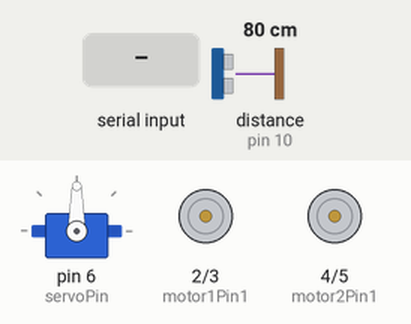
The sketch below on a simulated Arduino Uno, built with avr-gcc and run on an emulated ATmega328P. Shown: servo, motor-driver pin pairs drawn as motors (green arrow = first pin HIGH = forward, orange = second pin HIGH = backward, longer = more drive). Wiring (inferred from the names in the program): ultrasonic range finder: trigger pin 9; echo pin 10. The inputs (shaded band) are chosen by the test bench; at power-on: distance to the obstacle (sensor on pin 10) 80 cm. The echo pulse lasts 58.3 µs per cm.

Above: at 1.2 s.
1.3 s: "F" received over Serial
At 2.1 s:
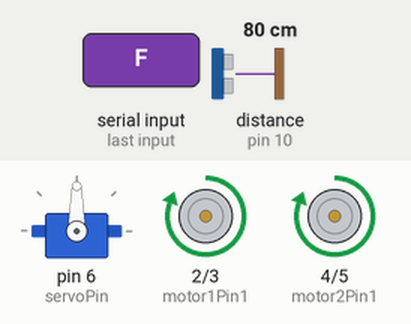
2.8 s: "B" received over Serial
At 3.3 s:
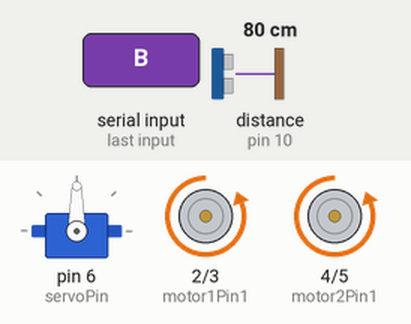
4.3 s: "R" received over Serial
At 5.5 s:
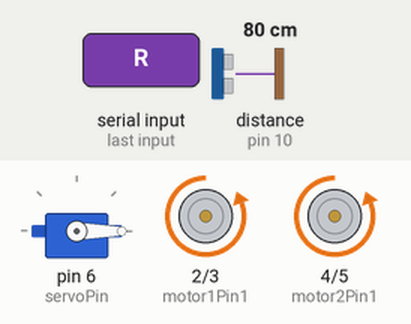
5.8 s: distance to the obstacle (sensor on pin 10) set to 23 cm
7.3 s: distance to the obstacle (sensor on pin 10) set to 18 cm
At 7.9 s:
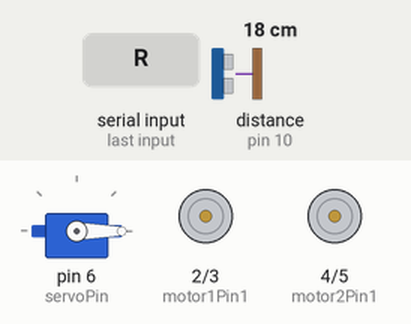
8.8 s: "F" received over Serial
Timing chart, 0 to 11.3 s (numbered marks = the images above; inputs shaded):
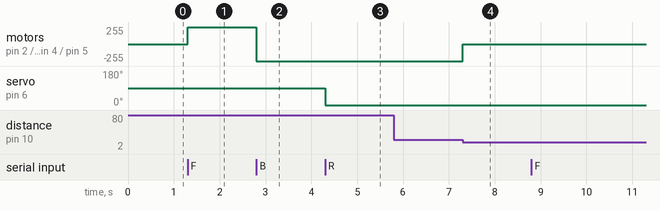

Measured:
- the behaviour switches between 21 and 20 cm on distance to the obstacle (sensor on pin 10) (found by bisection; images 3 and 4)
- after the input at 1.3 s, motor on pin 2 (motor1Pin1) / pin 3 (motor1Pin2), motor on pin 4 (motor2Pin1) / pin 5 (motor2Pin2): stopped → forward 255/255 at once
- after the input at 2.8 s, motor on pin 2 (motor1Pin1) / pin 3 (motor1Pin2), motor on pin 4 (motor2Pin1) / pin 5 (motor2Pin2): forward 255/255 → backward 255/255 at once
- after the input at 4.3 s, servo on pin 6 (servoPin): 90° → 0° at once
- after the input at 5.8 s, every drawn part: stays the same
- after the input at 7.3 s, motor on pin 2 (motor1Pin1) / pin 3 (motor1Pin2), motor on pin 4 (motor2Pin1) / pin 5 (motor2Pin2): backward 255/255 → stopped at once

The sketch:

RcMotor.ino
```cpp
#include <Servo.h>

Servo steeringServo;
int trigPin = 9;
int echoPin = 10;
int servoPin = 6;
int motor1Pin1 = 2;
int motor1Pin2 = 3;
int motor2Pin1 = 4;
int motor2Pin2 = 5;
int distanceThreshold = 20;

void setup() {
  Serial.begin(9600);
  steeringServo.attach(servoPin);
  pinMode(trigPin, OUTPUT);
  pinMode(echoPin, INPUT);
  pinMode(motor1Pin1, OUTPUT);
  pinMode(motor1Pin2, OUTPUT);
  pinMode(motor2Pin1, OUTPUT);
  pinMode(motor2Pin2, OUTPUT);
}

void loop() {
  if (Serial.available() > 0) {
    char command = Serial.read();

    if (command == 'F') {
      moveForward();
    } else if (command == 'B') {
      moveBackward();
    } else if (command == 'L') {
      turnLeft();
    } else if (command == 'R') {
      turnRight();
    } else if (command == 'S') {
      stopCar();
    }
  }

  float distance = getDistance();
  if (distance < distanceThreshold) {
    stopCar();
  }
}

void moveForward() {
  digitalWrite(motor1Pin1, HIGH);
  digitalWrite(motor1Pin2, LOW);
  digitalWrite(motor2Pin1, HIGH);
  digitalWrite(motor2Pin2, LOW);
}

void moveBackward() {
  digitalWrite(motor1Pin1, LOW);
  digitalWrite(motor1Pin2, HIGH);
  digitalWrite(motor2Pin1, LOW);
  digitalWrite(motor2Pin2, HIGH);
}

void turnLeft() {
  steeringServo.write(90);
}

void turnRight() {
  steeringServo.write(0);
}

void stopCar() {
  digitalWrite(motor1Pin1, LOW);
  digitalWrite(motor1Pin2, LOW);
  digitalWrite(motor2Pin1, LOW);
  digitalWrite(motor2Pin2, LOW);
}

float getDistance() {
  digitalWrite(trigPin, LOW);
  delayMicroseconds(2);
  digitalWrite(trigPin, HIGH);
  delayMicroseconds(10);
  digitalWrite(trigPin, LOW);

  float duration = pulseIn(echoPin, HIGH);
  float distance = duration * 0.034 / 2;

  return distance;
}
```
